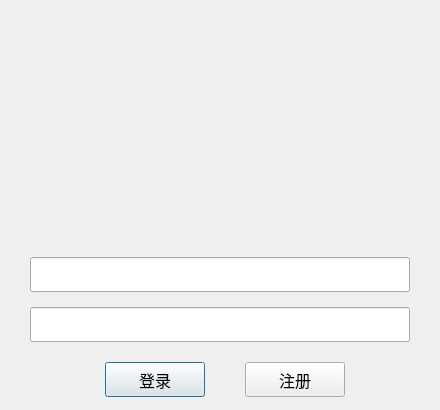
<?xml version="1.0" encoding="UTF-8"?>
<ui version="4.0">
 <class>LoginDialog</class>
 <widget class="QDialog" name="LoginDialog">
  <property name="geometry">
   <rect>
    <x>0</x>
    <y>0</y>
    <width>440</width>
    <height>410</height>
   </rect>
  </property>
  <property name="minimumSize">
   <size>
    <width>440</width>
    <height>410</height>
   </size>
  </property>
  <property name="maximumSize">
   <size>
    <width>454</width>
    <height>410</height>
   </size>
  </property>
  <property name="windowTitle">
   <string>Jerrychat</string>
  </property>
  <layout class="QVBoxLayout" name="verticalLayout_2">
   <property name="spacing">
    <number>0</number>
   </property>
   <property name="leftMargin">
    <number>0</number>
   </property>
   <property name="topMargin">
    <number>0</number>
   </property>
   <property name="rightMargin">
    <number>0</number>
   </property>
   <property name="bottomMargin">
    <number>0</number>
   </property>
   <item>
    <widget class="QWidget" name="widget" native="true">
     <property name="minimumSize">
      <size>
       <width>0</width>
       <height>410</height>
      </size>
     </property>
     <property name="maximumSize">
      <size>
       <width>16777215</width>
       <height>410</height>
      </size>
     </property>
     <layout class="QVBoxLayout" name="verticalLayout_3">
      <property name="spacing">
       <number>10</number>
      </property>
      <property name="leftMargin">
       <number>0</number>
      </property>
      <property name="topMargin">
       <number>0</number>
      </property>
      <property name="rightMargin">
       <number>0</number>
      </property>
      <property name="bottomMargin">
       <number>0</number>
      </property>
      <item>
       <widget class="QWidget" name="widget_2" native="true">
        <property name="minimumSize">
         <size>
          <width>440</width>
          <height>250</height>
         </size>
        </property>
        <property name="maximumSize">
         <size>
          <width>440</width>
          <height>250</height>
         </size>
        </property>
        <layout class="QHBoxLayout" name="horizontalLayout">
         <property name="spacing">
          <number>0</number>
         </property>
         <property name="leftMargin">
          <number>0</number>
         </property>
         <property name="topMargin">
          <number>0</number>
         </property>
         <property name="rightMargin">
          <number>0</number>
         </property>
         <property name="bottomMargin">
          <number>0</number>
         </property>
         <item>
          <widget class="QLabel" name="headLabel">
           <property name="minimumSize">
            <size>
             <width>150</width>
             <height>150</height>
            </size>
           </property>
           <property name="maximumSize">
            <size>
             <width>150</width>
             <height>150</height>
            </size>
           </property>
           <property name="text">
            <string/>
           </property>
           <property name="alignment">
            <set>Qt::AlignCenter</set>
           </property>
          </widget>
         </item>
        </layout>
       </widget>
      </item>
      <item>
       <widget class="QWidget" name="widget_3" native="true">
        <property name="minimumSize">
         <size>
          <width>0</width>
          <height>160</height>
         </size>
        </property>
        <property name="maximumSize">
         <size>
          <width>16777215</width>
          <height>160</height>
         </size>
        </property>
        <layout class="QVBoxLayout" name="verticalLayout_4">
         <property name="spacing">
          <number>0</number>
         </property>
         <property name="leftMargin">
          <number>0</number>
         </property>
         <property name="topMargin">
          <number>0</number>
         </property>
         <property name="rightMargin">
          <number>0</number>
         </property>
         <property name="bottomMargin">
          <number>0</number>
         </property>
         <item>
          <widget class="QWidget" name="widget_4" native="true">
           <property name="minimumSize">
            <size>
             <width>0</width>
             <height>160</height>
            </size>
           </property>
           <property name="maximumSize">
            <size>
             <width>16777215</width>
             <height>160</height>
            </size>
           </property>
           <layout class="QVBoxLayout" name="verticalLayout">
            <property name="spacing">
             <number>0</number>
            </property>
            <property name="leftMargin">
             <number>0</number>
            </property>
            <property name="topMargin">
             <number>0</number>
            </property>
            <property name="rightMargin">
             <number>0</number>
            </property>
            <property name="bottomMargin">
             <number>0</number>
            </property>
            <item>
             <widget class="QWidget" name="widget_7" native="true">
              <property name="minimumSize">
               <size>
                <width>0</width>
                <height>50</height>
               </size>
              </property>
              <property name="maximumSize">
               <size>
                <width>16777215</width>
                <height>50</height>
               </size>
              </property>
              <layout class="QHBoxLayout" name="horizontalLayout_6">
               <property name="spacing">
                <number>0</number>
               </property>
               <property name="leftMargin">
                <number>30</number>
               </property>
               <property name="topMargin">
                <number>0</number>
               </property>
               <property name="rightMargin">
                <number>30</number>
               </property>
               <property name="bottomMargin">
                <number>0</number>
               </property>
               <item>
                <widget class="QLineEdit" name="user_lineedit">
                 <property name="minimumSize">
                  <size>
                   <width>0</width>
                   <height>35</height>
                  </size>
                 </property>
                 <property name="maximumSize">
                  <size>
                   <width>16777215</width>
                   <height>35</height>
                  </size>
                 </property>
                 <property name="font">
                  <font>
                   <pointsize>12</pointsize>
                  </font>
                 </property>
                 <property name="maxLength">
                  <number>20</number>
                 </property>
                 <property name="alignment">
                  <set>Qt::AlignCenter</set>
                 </property>
                </widget>
               </item>
              </layout>
             </widget>
            </item>
            <item>
             <widget class="QWidget" name="widget_8" native="true">
              <property name="minimumSize">
               <size>
                <width>0</width>
                <height>50</height>
               </size>
              </property>
              <property name="maximumSize">
               <size>
                <width>16777215</width>
                <height>50</height>
               </size>
              </property>
              <layout class="QHBoxLayout" name="horizontalLayout_7">
               <property name="spacing">
                <number>0</number>
               </property>
               <property name="leftMargin">
                <number>30</number>
               </property>
               <property name="topMargin">
                <number>0</number>
               </property>
               <property name="rightMargin">
                <number>30</number>
               </property>
               <property name="bottomMargin">
                <number>0</number>
               </property>
               <item>
                <widget class="QLineEdit" name="password_lineedit">
                 <property name="minimumSize">
                  <size>
                   <width>0</width>
                   <height>35</height>
                  </size>
                 </property>
                 <property name="maximumSize">
                  <size>
                   <width>16777215</width>
                   <height>35</height>
                  </size>
                 </property>
                 <property name="font">
                  <font>
                   <pointsize>12</pointsize>
                  </font>
                 </property>
                 <property name="maxLength">
                  <number>20</number>
                 </property>
                 <property name="echoMode">
                  <enum>QLineEdit::Password</enum>
                 </property>
                 <property name="alignment">
                  <set>Qt::AlignCenter</set>
                 </property>
                </widget>
               </item>
              </layout>
             </widget>
            </item>
            <item>
             <widget class="QWidget" name="widget_5" native="true">
              <layout class="QHBoxLayout" name="horizontalLayout_2">
               <property name="spacing">
                <number>0</number>
               </property>
               <property name="leftMargin">
                <number>0</number>
               </property>
               <property name="topMargin">
                <number>0</number>
               </property>
               <property name="rightMargin">
                <number>0</number>
               </property>
               <property name="bottomMargin">
                <number>0</number>
               </property>
               <item>
                <layout class="QHBoxLayout" name="horizontalLayout_4">
                 <property name="spacing">
                  <number>0</number>
                 </property>
                 <item>
                  <spacer name="horizontalSpacer_2">
                   <property name="orientation">
                    <enum>Qt::Horizontal</enum>
                   </property>
                   <property name="sizeType">
                    <enum>QSizePolicy::Fixed</enum>
                   </property>
                   <property name="sizeHint" stdset="0">
                    <size>
                     <width>90</width>
                     <height>20</height>
                    </size>
                   </property>
                  </spacer>
                 </item>
                 <item>
                  <widget class="QPushButton" name="login_button">
                   <property name="minimumSize">
                    <size>
                     <width>100</width>
                     <height>35</height>
                    </size>
                   </property>
                   <property name="maximumSize">
                    <size>
                     <width>100</width>
                     <height>35</height>
                    </size>
                   </property>
                   <property name="font">
                    <font>
                     <pointsize>12</pointsize>
                    </font>
                   </property>
                   <property name="text">
                    <string>登录</string>
                   </property>
                  </widget>
                 </item>
                 <item>
                  <spacer name="horizontalSpacer">
                   <property name="orientation">
                    <enum>Qt::Horizontal</enum>
                   </property>
                   <property name="sizeType">
                    <enum>QSizePolicy::Fixed</enum>
                   </property>
                   <property name="sizeHint" stdset="0">
                    <size>
                     <width>40</width>
                     <height>20</height>
                    </size>
                   </property>
                  </spacer>
                 </item>
                 <item>
                  <widget class="QPushButton" name="register_button">
                   <property name="minimumSize">
                    <size>
                     <width>100</width>
                     <height>35</height>
                    </size>
                   </property>
                   <property name="maximumSize">
                    <size>
                     <width>100</width>
                     <height>35</height>
                    </size>
                   </property>
                   <property name="font">
                    <font>
                     <pointsize>12</pointsize>
                    </font>
                   </property>
                   <property name="text">
                    <string>注册</string>
                   </property>
                  </widget>
                 </item>
                 <item>
                  <spacer name="horizontalSpacer_3">
                   <property name="orientation">
                    <enum>Qt::Horizontal</enum>
                   </property>
                   <property name="sizeType">
                    <enum>QSizePolicy::Fixed</enum>
                   </property>
                   <property name="sizeHint" stdset="0">
                    <size>
                     <width>80</width>
                     <height>20</height>
                    </size>
                   </property>
                  </spacer>
                 </item>
                </layout>
               </item>
              </layout>
             </widget>
            </item>
           </layout>
          </widget>
         </item>
        </layout>
       </widget>
      </item>
     </layout>
    </widget>
   </item>
  </layout>
 </widget>
 <resources/>
 <connections/>
</ui>
